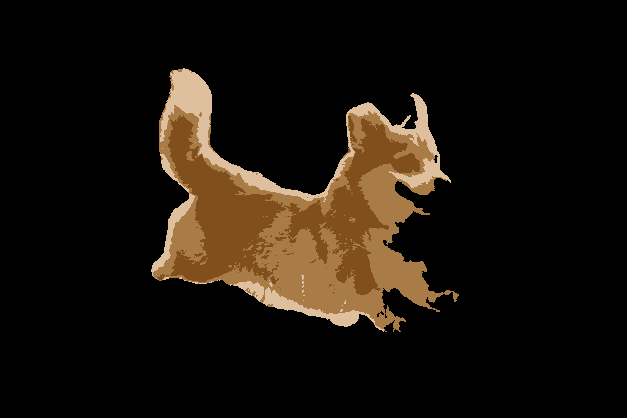
#> input picture vactor_image.jpg, 627 x 419 px
$ python -i draw.py   (imports and definitions only)
#> lines starting #> are read from the running program, lines starting #| are printed output that depends on the picture; after the words box and inside, x2 and y2 are one past the last pixel; in counts of white or black regions, pixels touching at a corner belong together
from PIL import Image, ImageDraw, ImageFilter
import numpy as np
import os
from sklearn.cluster import KMeans

# Set the maximum number of CPU cores to use
os.environ["LOKY_MAX_CPU_COUNT"] = "4"


def color_crayon_style(image_path, output_path):
    # Open images
#> called with image_path = 'vactor_image.jpg', output_path = 'out.png'
    with Image.open(image_path) as img:
        # Step 1: Convert image to RGB
#> img is the input picture: PIL image 627x419 RGBA; mean R, G, B, A 26.6, 19.5, 11.8, 255
        img = img.convert("RGB")
#> img: PIL image 627x419 RGB

        # Step 2: Detect Edge
        edges = detect_edges(img)
        img = img.filter(ImageFilter.BoxBlur(radius=1))
        # Step 3: Simplify colors
        img = simplify_colors(img)

        # Step 4: Combine edges and colors
        # combined_image = Image.composite(img, edges, edges.convert("L"))
        combined_image = img

        # Save image
        combined_image.save(output_path)

        # Display image
        # combined_image.show()
        return combined_image


def detect_edges(image):
    # Convert image to gray scale
    gray_image = image.convert("L")
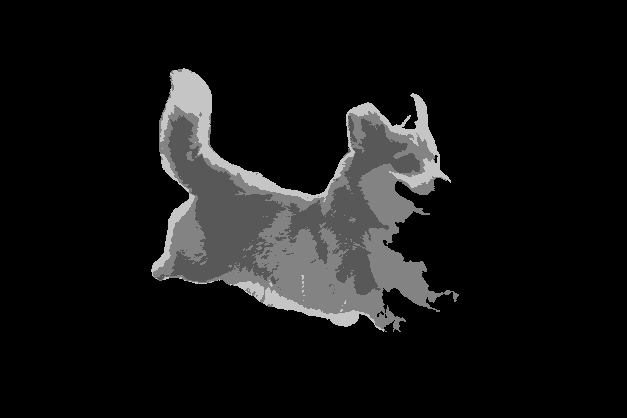
#> gray_image: PIL image 627x419 L; min 0, max 255, mean 20.8

    # Detect Edge
    edges = gray_image.filter(ImageFilter.FIND_EDGES)
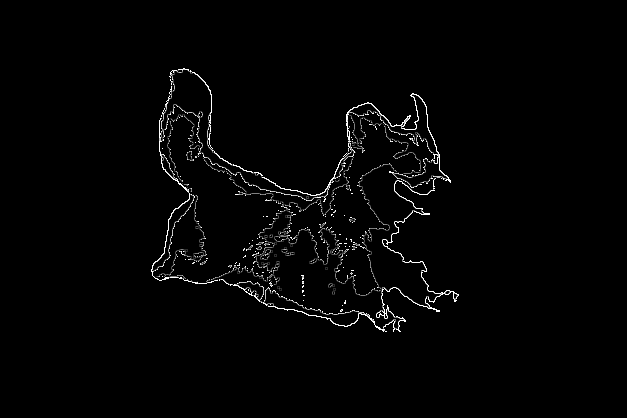
#> edges: PIL image 627x419 L; min 0, max 255, mean 4.8

    # Convert image to binary
    threshold = 30  # Set 30 or more pixels to white
    binary_edges = edges.point(lambda p: p > threshold and 255)
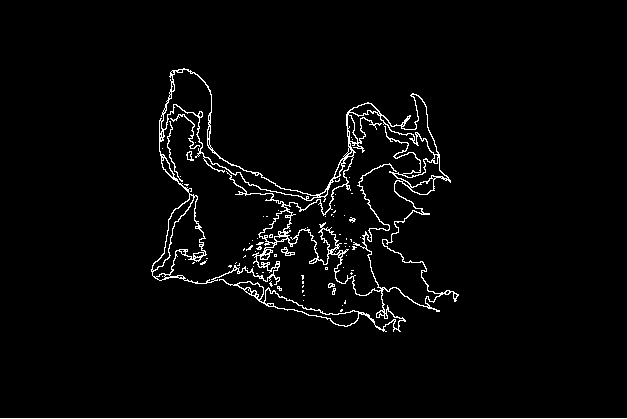
#> binary_edges: PIL image 627x419 L; 2.8% white in thin lines or dots, all inside (x1, y1, x2, y2) = (0, 68, 627, 419)

    # Generate RGB image for edges
    edge_color_image = Image.new("RGB", image.size, (255, 255, 255))
#> edge_color_image: PIL image 627x419 RGB; every value is 255
    # Composite black edges on white background
    edge_color_image.paste((0, 0, 0), mask=binary_edges)

    return edge_color_image


def simplify_colors(image):
    # Convert image to numpy array
    img_array = np.array(image)

    # The number of colors to simplify
    num_colors = 16

    # Reduce colors using k-means clustering
    kmeans = KMeans(n_clusters=num_colors, random_state=0).fit(img_array.reshape(-1, 3))

    # Replace image pixels to the center of nearest cluster
    clustered_img_array = (
        kmeans.cluster_centers_[kmeans.labels_]
        .reshape(img_array.shape)
        .astype(np.uint8)
    )

    # Convert numpy array to image
    return Image.fromarray(clustered_img_array)


# [4 lines of commented-out code are left out]

>>> result = color_crayon_style('vactor_image.jpg', 'out.png')
